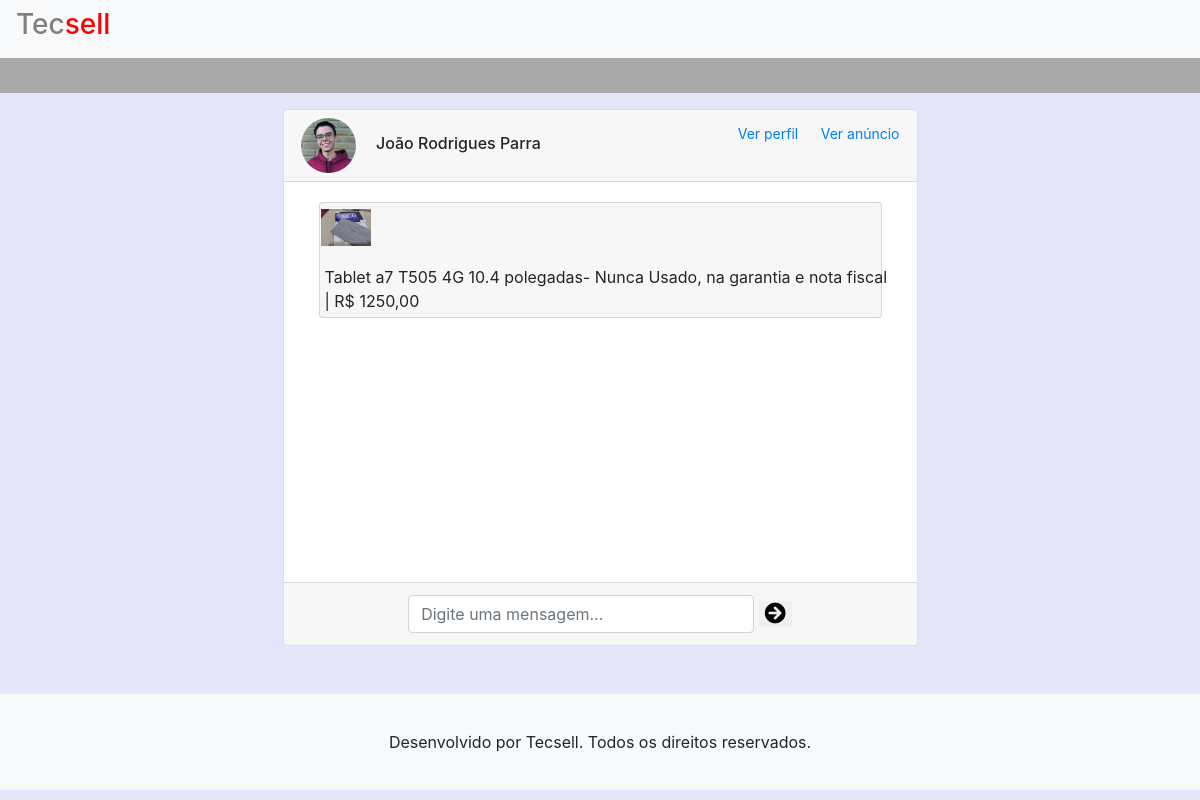
The page /chat_anuncio.php?cod_produto=1 (signed in) on the database its author committed.
### tables this page shows
CREATE TABLE `cadastro_usuarios` (
  `cpf_usuario` varchar(14) NOT NULL,
  `status_usuario` enum('Ativo','Bloqueado') NOT NULL DEFAULT 'Ativo',
  `nome_usuario` varchar(100) NOT NULL,
  `sobrenome_usuario` varchar(100) NOT NULL,
  `telefone_usuario` varchar(14) NOT NULL,
  `email_usuario` varchar(100) NOT NULL,
  `senha_usuario` varchar(50) NOT NULL,
  `foto_usuario` varchar(100) NOT NULL DEFAULT 'fotos/sistema/usuariosemfoto.jpg',
  `data_cadastro_usuario` timestamp NOT NULL DEFAULT current_timestamp(),
  `cod_recuperacao` varchar(6) NOT NULL DEFAULT '0'
);

CREATE TABLE `fotos_produto` (
  `cod_foto` int(11) NOT NULL,
  `cod_produto` int(11) NOT NULL,
  `endereco_foto` varchar(100) NOT NULL
);

CREATE TABLE `cadastro_produto` (
  `cod_produto` int(11) NOT NULL,
  `nome_produto` varchar(150) NOT NULL,
  `status_produto` enum('Ativo','Bloqueado') NOT NULL DEFAULT 'Ativo',
  `data_cadastro_produto` timestamp NOT NULL DEFAULT current_timestamp() ON UPDATE current_timestamp(),
  `email_usuario` varchar(100) NOT NULL,
  `cod_categoria_produto` int(11) NOT NULL,
  `preco_produto` int(14) NOT NULL,
  `estado_produto` enum('Novo','Usado') NOT NULL DEFAULT 'Usado',
  `localizacao_produto` varchar(10) NOT NULL,
  `descricao_produto` varchar(10000) NOT NULL
);

### chat_anuncio.php (the view, shortened to what this page needs)
<?php
    if(isset($_SESSION["logado_usuario"]) && $_SESSION['logado_usuario'] == "sim")
    {
    include('header.php');
    include('menu_busca.php');
    $anuncio = $_GET['cod_produto'];
    $sql = "select * from cadastro_produto where cod_produto='$anuncio'";
    $resultado = $conexao->query($sql);
    $linha = $resultado->fetch_object();
    $sql2 = "select * from cadastro_usuarios where email_usuario = '$linha->email_usuario'";
    $resultado2 = $conexao->query($sql2);
    $linha2 = $resultado2->fetch_object();
    $sql3 = "select endereco_foto from fotos_produto where cod_produto = '$anuncio' limit 1";
    $resultado3 = $conexao->query($sql3);
    $linha3 = $resultado3->fetch_object();
?>
<div class="container">
  <div class="row">
    <div class="col-lg-7 mx-auto mt-3">
      <div class="card" >
        <div class="card-header p-2">
          <div class="row">
            <div class="col-lg-12 pl-4">
              <div class="d-inline">
                <img class="rounded-circle d-inline" src="<?php echo "$linha2->foto_usuario"?>" style="width:55px;height:55px;">
                <h6 class="d-inline ml-3"><?php echo "$linha2->nome_usuario $linha2->sobrenome_usuario";?></h6>
              </div>
              <div class="d-inline float-right">
                <a href="perfil_vendedor.php?email_vendedor=<?php echo "$linha->email_usuario"?>" class="btn btn-link btn-sm">Ver perfil</a>
                <a href="produto.php?cod_produto=<?php echo "$linha->cod_produto"?>" class="btn btn-link btn-sm">Ver anúncio</a>
              </div>
            </div>
          </div>
        </div>
        <div class="card-body" style="height: 25rem;">
          <div class="col-lg-12">
            <div class="card" style="background-color: rgba(0,0,0,.03);">
              <div class="row">
                <div style="width: 70px; height: 50px;" class="p-1 pl-3 d-inline">
                <?php
                  if(isset($linha3->endereco_foto))
                  {
                      echo "<img src=\"$linha3->endereco_foto\" class=\"test\">";
                  }
                  else
                  {
                      echo "<img src=\"fotos/sistema/produtosemfoto.jpg\" class=\"test\">";
                  }
                ?>
                </div>
                <div class="p-1 d-inline mt-2">
                  <div class="pl-3"><?php echo "$linha->nome_produto | R$ $linha->preco_produto,00"?></div>
                </div>
              </div>
            </div>
            <div id="conversa" class="mt-3">
            </div>
          </div>
        </div>
        <div class="card-footer">
          <div align="center">
            <input class="form-control col-lg-7 mx-auto d-inline" id="mensagem" type="text" placeholder="Digite uma mensagem...">
            <button id="btn_enviar" style="border: 0px;"><i class="fas fa-arrow-circle-right fa-lg"></i></button>
          </div>
        </div>
      </div>
    </div>
  </div>
</div>
<?php
    include("footer.php");
    }
    else
    {
        header("Location:login.php");
    }
?>

### css/main.css (style rules this page uses)
a { text-decoration: none !important; }

### chat_anuncio.php (style rules this page uses)
.test { width: 100%; height: 100%; object-fit: contain; }
#conversa { height: 300px; overflow-y: scroll; }

### footer.php (style rules this page uses)
a { color: black; }

### rows shown on the page
cadastro_usuarios: foto_usuario (picture), nome_usuario "João", sobrenome_usuario "Rodrigues Parra"
fotos_produto: endereco_foto (picture)
cadastro_produto: nome_produto "Tablet a7 T505 4G 10.4 polegadas- Nunca Usado, na garantia e nota fiscal", preco_produto "1250"
